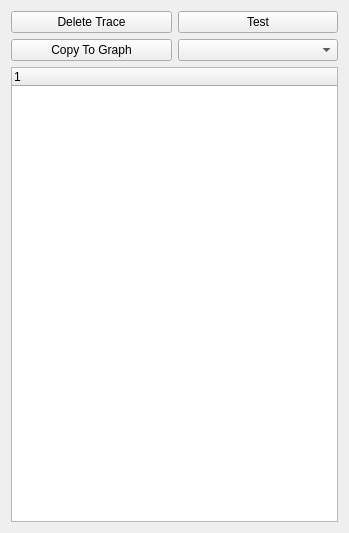
<?xml version="1.0" encoding="UTF-8"?>
<ui version="4.0">
 <class>Form</class>
 <widget class="QWidget" name="Form">
  <property name="geometry">
   <rect>
    <x>0</x>
    <y>0</y>
    <width>349</width>
    <height>533</height>
   </rect>
  </property>
  <property name="windowTitle">
   <string>Form</string>
  </property>
  <layout class="QGridLayout" name="gridLayout">
   <item row="0" column="1">
    <widget class="QPushButton" name="test_Btn">
     <property name="text">
      <string>Test</string>
     </property>
    </widget>
   </item>
   <item row="0" column="0">
    <widget class="QPushButton" name="delete_Btn">
     <property name="text">
      <string>Delete Trace</string>
     </property>
    </widget>
   </item>
   <item row="2" column="0" colspan="2">
    <widget class="QTreeWidget" name="treeWidget">
     <column>
      <property name="text">
       <string notr="true">1</string>
      </property>
     </column>
    </widget>
   </item>
   <item row="1" column="0">
    <widget class="QPushButton" name="copyToGraph_Btn">
     <property name="text">
      <string>Copy To Graph</string>
     </property>
    </widget>
   </item>
   <item row="1" column="1">
    <widget class="QComboBox" name="copyDest_Combo"/>
   </item>
  </layout>
 </widget>
 <resources/>
 <connections/>
</ui>
